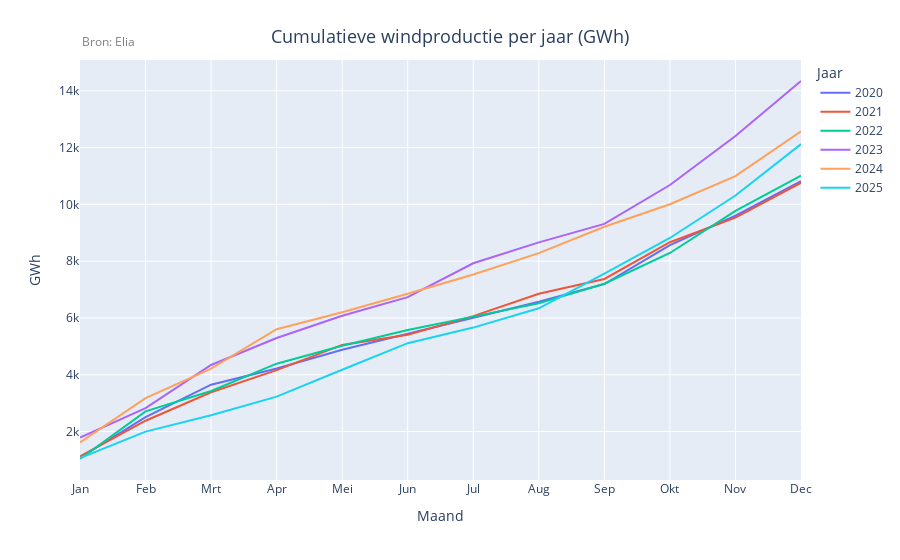

Notebook source saved alongside this figure:
### Code cell
vt.plot_interactive(energytype="wind",lang=lang, short=short,layout="cumulative")

### Figure 1 — Plotly figure (JSON) as saved in the notebook; plotly's stock layout.template omitted (floating-point values rounded to 4 significant figures)
{"data": [{"hovertemplate": "Jaar=2020<br>Maand=%{x}<br>GWh=%{y}<extra></extra>", "legendgroup": "2020", "line": {"color": "#636efa", "dash": "solid"}, "marker": {"symbol": "circle"}, "mode": "lines", "name": "2020", "orientation": "v", "showlegend": true, "type": "scatter", "x": ["Jan", "Feb", "Mrt", "Apr", "Mei", "Jun", "Jul", "Aug", "Sep", "Okt", "Nov", "Dec"], "xaxis": "x", "y": [1075.0, 2507.0, 3648.0, 4218.0, 4881.0, 5436.0, 6010.0, 6567.0, 7193.0, 8565.0, 9599.0, 10820.0], "yaxis": "y"}, {"hovertemplate": "Jaar=2021<br>Maand=%{x}<br>GWh=%{y}<extra></extra>", "legendgroup": "2021", "line": {"color": "#EF553B", "dash": "solid"}, "marker": {"symbol": "circle"}, "mode": "lines", "name": "2021", "orientation": "v", "showlegend": true, "type": "scatter", "x": ["Jan", "Feb", "Mrt", "Apr", "Mei", "Jun", "Jul", "Aug", "Sep", "Okt", "Nov", "Dec"], "xaxis": "x", "y": [1124.0, 2379.0, 3383.0, 4161.0, 5050.0, 5408.0, 6064.0, 6851.0, 7371.0, 8665.0, 9534.0, 10760.0], "yaxis": "y"}, {"hovertemplate": "Jaar=2022<br>Maand=%{x}<br>GWh=%{y}<extra></extra>", "legendgroup": "2022", "line": {"color": "#00cc96", "dash": "solid"}, "marker": {"symbol": "circle"}, "mode": "lines", "name": "2022", "orientation": "v", "showlegend": true, "type": "scatter", "x": ["Jan", "Feb", "Mrt", "Apr", "Mei", "Jun", "Jul", "Aug", "Sep", "Okt", "Nov", "Dec"], "xaxis": "x", "y": [1031.0, 2711.0, 3428.0, 4389.0, 5019.0, 5576.0, 6046.0, 6513.0, 7206.0, 8287.0, 9771.0, 11010.0], "yaxis": "y"}, {"hovertemplate": "Jaar=2023<br>Maand=%{x}<br>GWh=%{y}<extra></extra>", "legendgroup": "2023", "line": {"color": "#ab63fa", "dash": "solid"}, "marker": {"symbol": "circle"}, "mode": "lines", "name": "2023", "orientation": "v", "showlegend": true, "type": "scatter", "x": ["Jan", "Feb", "Mrt", "Apr", "Mei", "Jun", "Jul", "Aug", "Sep", "Okt", "Nov", "Dec"], "xaxis": "x", "y": [1788.0, 2821.0, 4343.0, 5294.0, 6076.0, 6730.0, 7925.0, 8661.0, 9312.0, 10680.0, 12410.0, 14340.0], "yaxis": "y"}, {"hovertemplate": "Jaar=2024<br>Maand=%{x}<br>GWh=%{y}<extra></extra>", "legendgroup": "2024", "line": {"color": "#FFA15A", "dash": "solid"}, "marker": {"symbol": "circle"}, "mode": "lines", "name": "2024", "orientation": "v", "showlegend": true, "type": "scatter", "x": ["Jan", "Feb", "Mrt", "Apr", "Mei", "Jun", "Jul", "Aug", "Sep", "Okt", "Nov", "Dec"], "xaxis": "x", "y": [1615.0, 3174.0, 4214.0, 5602.0, 6202.0, 6850.0, 7532.0, 8281.0, 9210.0, 10000.0, 10990.0, 12570.0], "yaxis": "y"}, {"hovertemplate": "Jaar=2025<br>Maand=%{x}<br>GWh=%{y}<extra></extra>", "legendgroup": "2025", "line": {"color": "#19d3f3", "dash": "solid"}, "marker": {"symbol": "circle"}, "mode": "lines", "name": "2025", "orientation": "v", "showlegend": true, "type": "scatter", "x": ["Jan", "Feb", "Mrt", "Apr", "Mei", "Jun", "Jul", "Aug", "Sep", "Okt", "Nov", "Dec"], "xaxis": "x", "y": [1068.0, 1996.0, 2569.0, 3229.0, 4173.0, 5111.0, 5660.0, 6338.0, 7562.0, 8815.0, 10310.0, 12120.0], "yaxis": "y"}], "layout": {"annotations": [{"font": {"color": "gray", "size": 12}, "showarrow": false, "text": "Bron: Elia", "x": 0, "xanchor": "left", "xref": "paper", "y": 1.02, "yanchor": "bottom", "yref": "paper"}], "hovermode": "closest", "legend": {"title": {"text": "Jaar"}, "tracegroupgap": 0}, "margin": {"t": 60}, "title": {"font": {"size": 18}, "text": "Cumulatieve windproductie per jaar (GWh)", "x": 0.5, "xanchor": "center", "yanchor": "top"}, "xaxis": {"anchor": "y", "domain": [0, 1], "title": {"text": "Maand"}}, "yaxis": {"anchor": "x", "domain": [0, 1], "title": {"text": "GWh"}}}}
